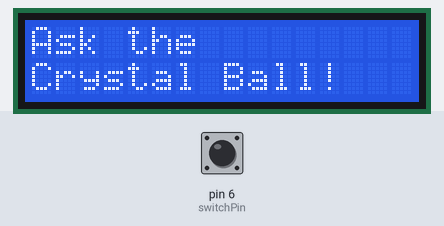
Bench run of a sketch on a simulated Arduino Uno, built with avr-gcc and run on an emulated ATmega328P. On the bench: 16×2 character LCD. The test bench sets the inputs (shaded band); at power-on: pin 6 (switchPin) LOW. Random numbers use the default seed unless the sketch sets one.

Above: at 1.2 s.
1.3 s: pin 6 (switchPin) pulled HIGH for 0.15 s
At 2.3 s:
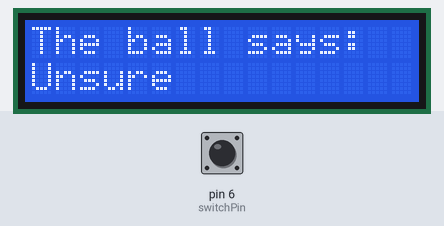
2.9 s: pin 6 (switchPin) pulled HIGH for 1 s
At 4.8 s:
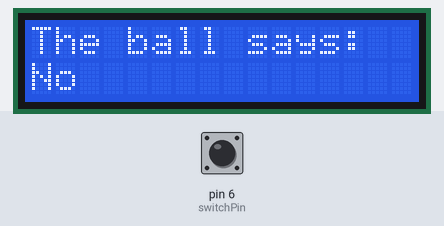
5.4 s: pin 6 (switchPin) pulsed HIGH 5 times (0.12 s each, 0.3 s apart)
At 7.4 s:
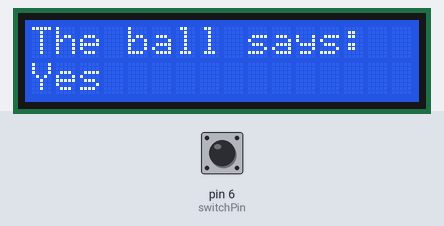
8.4 s: pin 6 (switchPin) pulled HIGH for 0.15 s
At 8.9 s:
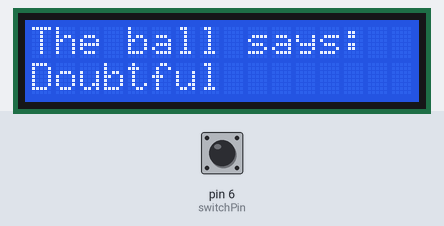
10.0 s: pin 6 (switchPin) pulled HIGH for 3.2 s
At 14.3 s:
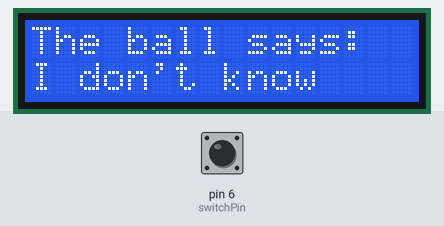
14.7 s: pin 6 (switchPin) pulled HIGH for 0.15 s
At 16.2 s:
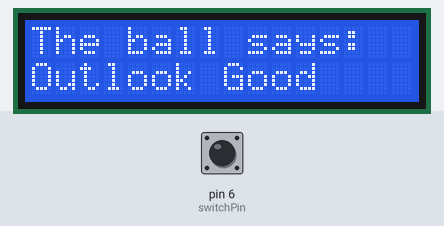
Timing chart, 0 to 17.3 s (numbered marks = the images above; inputs shaded):
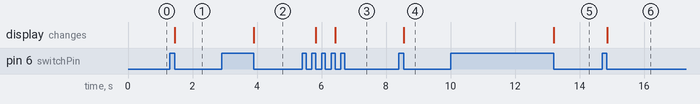

The sketch:

Project-11-LCD.ino
```cpp
#include <LiquidCrystal.h>
LiquidCrystal lcd(12, 11, 5, 4, 3, 2); //Set LCD pins


const int switchPin = 6; //Tilt sensor pin
int switchState = 0;
int prevSwitchState = 0;
int reply;

void setup(){

  lcd.begin(16,2);
  pinMode(switchPin, INPUT);
  lcd.print("Ask the"); //Print line
  lcd.setCursor(0,1); //Move cursor to first column (0) on second line (1)
  lcd.print("Crystal Ball!"); //Print line

}

void loop(){


  switchState = digitalRead(switchPin);

  //Check tilt sensor state
  if(switchState != prevSwitchState){

    if(switchState == LOW){

      //Generate random int 0-8
      reply = random(8);

      //Clear down LCD and print inital line
      lcd.clear();
      lcd.setCursor(0,0);
      lcd.print("The ball says:");
      lcd.setCursor(0,1);

      //Print reply using random number
      switch(reply){
        case 0:
          lcd.print("Yes");
          break;
        case 1:
          lcd.print("No");
          break;
        case 2:
          lcd.print("Maybe");
          break;
        case 3:
          lcd.print("I don't know");
          break;
        case 4:
          lcd.print("Doubtful");
          break;
        case 5:
          lcd.print("Outlook Good");
          break;
        case 6:
          lcd.print("Doubtful");
          break;
        case 7:
          lcd.print("Unsure");
          break;
      }
    }
  }

  //Update prev state
  prevSwitchState = switchState;

}
```

Measured:
- after the input at 1.3 s, the display: changes after 0.16 s (image 1)
- after the input at 2.9 s, the display: changes after 1.0 s (image 2)
- after the input at 5.4 s, the display: first changes after 0.43 s (image 3 shows a later state)
- after the input at 8.4 s, the display: changes after 0.16 s (image 4)
- after the input at 10.0 s, the display: changes after 3.2 s (image 5)
- after the input at 14.7 s, the display: changes after 0.16 s (image 6)
